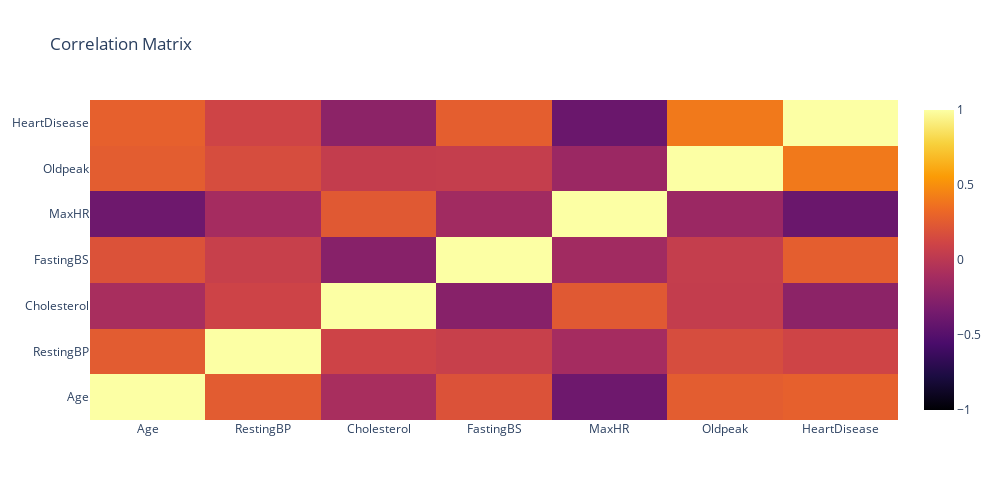

The notebook cell this image was saved under:
### Code cell
# Select only numerical columns for correlation matrix computation
numerical_df = df.select_dtypes(include=['int64', 'float64'])

# Compute correlation matrix
corr_matrix = numerical_df.corr(method="pearson")

# Plot correlation matrix with Plotly
fig_heatmap = go.Figure(data=go.Heatmap(
                   z=corr_matrix.values,
                   x=corr_matrix.columns,
                   y=corr_matrix.columns,
                   colorscale='Inferno',
                   zmin=-1, zmax=1,
                   hoverongaps = False,
                   text=corr_matrix.round(2),
                   hovertemplate='%{x} - %{y}: %{text}<extra></extra>'))

# Update layout
fig_heatmap.update_layout(
    title="Correlation Matrix",
    width=1000,
    height=500
)

# Display figure
fig_heatmap.show()

### Figure 1 — Plotly figure (JSON) as saved in the notebook; plotly's stock layout.template omitted (floating-point values rounded to 4 significant figures)
{"data": [{"colorscale": [[0, "#000004"], [0.1111, "#1b0c41"], [0.2222, "#4a0c6b"], [0.3333, "#781c6d"], [0.4444, "#a52c60"], [0.5556, "#cf4446"], [0.6667, "#ed6925"], [0.7778, "#fb9b06"], [0.8889, "#f7d13d"], [1, "#fcffa4"]], "hoverongaps": false, "hovertemplate": "%{x} - %{y}: %{text}<extra></extra>", "text": [[1, 0.25, -0.1, 0.2, -0.38, 0.26, 0.28], [0.25, 1, 0.1, 0.07, -0.11, 0.16, 0.11], [-0.1, 0.1, 1, -0.26, 0.24, 0.05, -0.23], [0.2, 0.07, -0.26, 1, -0.13, 0.05, 0.27], [-0.38, -0.11, 0.24, -0.13, 1, -0.16, -0.4], [0.26, 0.16, 0.05, 0.05, -0.16, 1, 0.4], [0.28, 0.11, -0.23, 0.27, -0.4, 0.4, 1]], "type": "heatmap", "x": ["Age", "RestingBP", "Cholesterol", "FastingBS", "MaxHR", "Oldpeak", "HeartDisease"], "y": ["Age", "RestingBP", "Cholesterol", "FastingBS", "MaxHR", "Oldpeak", "HeartDisease"], "z": [[1, 0.2544, -0.09528, 0.198, -0.382, 0.2586, 0.282], [0.2544, 1, 0.1009, 0.07019, -0.1121, 0.1648, 0.1076], [-0.09528, 0.1009, 1, -0.261, 0.2358, 0.05015, -0.2327], [0.198, 0.07019, -0.261, 1, -0.1314, 0.0527, 0.2673], [-0.382, -0.1121, 0.2358, -0.1314, 1, -0.1607, -0.4004], [0.2586, 0.1648, 0.05015, 0.0527, -0.1607, 1, 0.404], [0.282, 0.1076, -0.2327, 0.2673, -0.4004, 0.404, 1]], "zmax": 1, "zmin": -1}], "layout": {"height": 500, "title": {"text": "Correlation Matrix"}, "width": 1000}}
